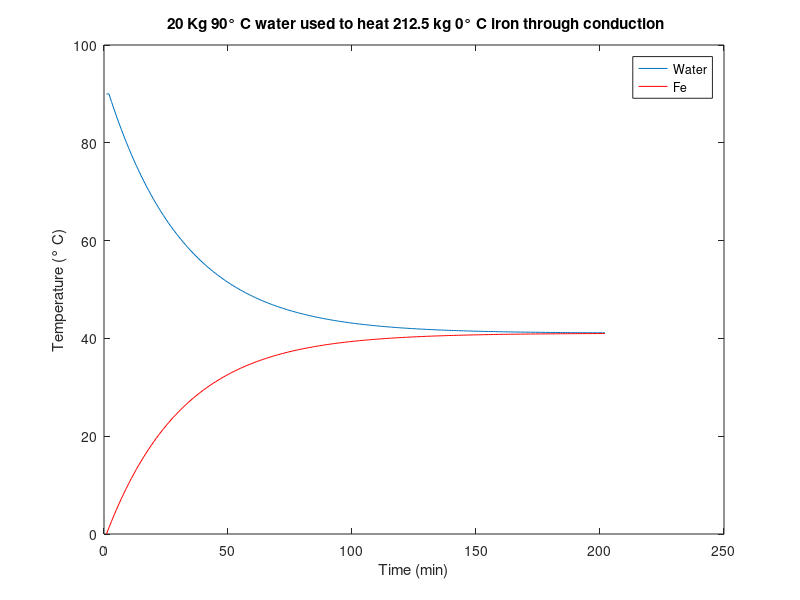

MATLAB code to generate this figure: (Note: this script raises an error after producing the figure.)
clc;
clear all;
%Note to self BUG IN CODE !!! T_Cold Explodes! 
m_H2O = 20.0; %kg 
X_Fe = 0.30; %m
y_Fe = 0.30; %m
z_fe = 0.30; %m
rho_Fe = 7.87E03; %Kg/m^3
V_Fe = X_Fe * y_Fe *z_fe; %m^3
m_Fe  = rho_Fe * V_Fe; %kg
k_Fe = 80.4; %w/m*k
A_Fe = X_Fe*y_Fe;
c_H2O = 4190.0; % J/kg*K
c_Fe = 470; % J/kg*K
%temperatures
T_Hot_H2O = (90.0+273.15);
T_Cold_H2O = (0);
T_Cold_Fe = (0+273.15);
dt = 60; %s 

%Conduction dQ = dt*k*A*(t_h - t_c)/L
% Heat requirement to change temperature dQ=mcdT

T_Hot_Fe_matrix = [];
T_Cold_H2O_matrix = [];
%starting temps to matrix 
T_Cold_H2O_matrix = [T_Cold_H2O_matrix, T_Hot_H2O-273.15]; 
T_Hot_Fe_matrix = [T_Hot_Fe_matrix, T_Cold_Fe-273.15];
for i = 0:200
  %Transferred heat capacity
  Q = k_Fe.*A_Fe.*((T_Hot_H2O-T_Cold_Fe)./X_Fe).*dt;
  %Water cooling 
  T_Cold_H2O = T_Hot_H2O - (Q./(m_H2O.*c_H2O));
  %Fe temperature increase by thermal coduction
  T_Hot_Fe = (Q./(m_Fe.*c_Fe)) + T_Cold_Fe;
 
  %data gathering and value change
  T_Cold_H2O_matrix = [T_Cold_H2O_matrix, T_Hot_H2O-273.15];
  T_Hot_H2O = T_Cold_H2O;
  T_Cold_Fe = T_Hot_Fe;
  T_Hot_Fe_matrix = [T_Hot_Fe_matrix, T_Hot_Fe-273.15];
endfor
plot(T_Cold_H2O_matrix);
hold
plot(T_Hot_Fe_matrix,'r');
xlabel('Time (min)')
ylabel('Temperature (\deg C)')
title(' 20 Kg 90\deg C water used to heat 212.5 kg 0\deg C iron through conduction')
legend("Water","Fe");
Holdoff
